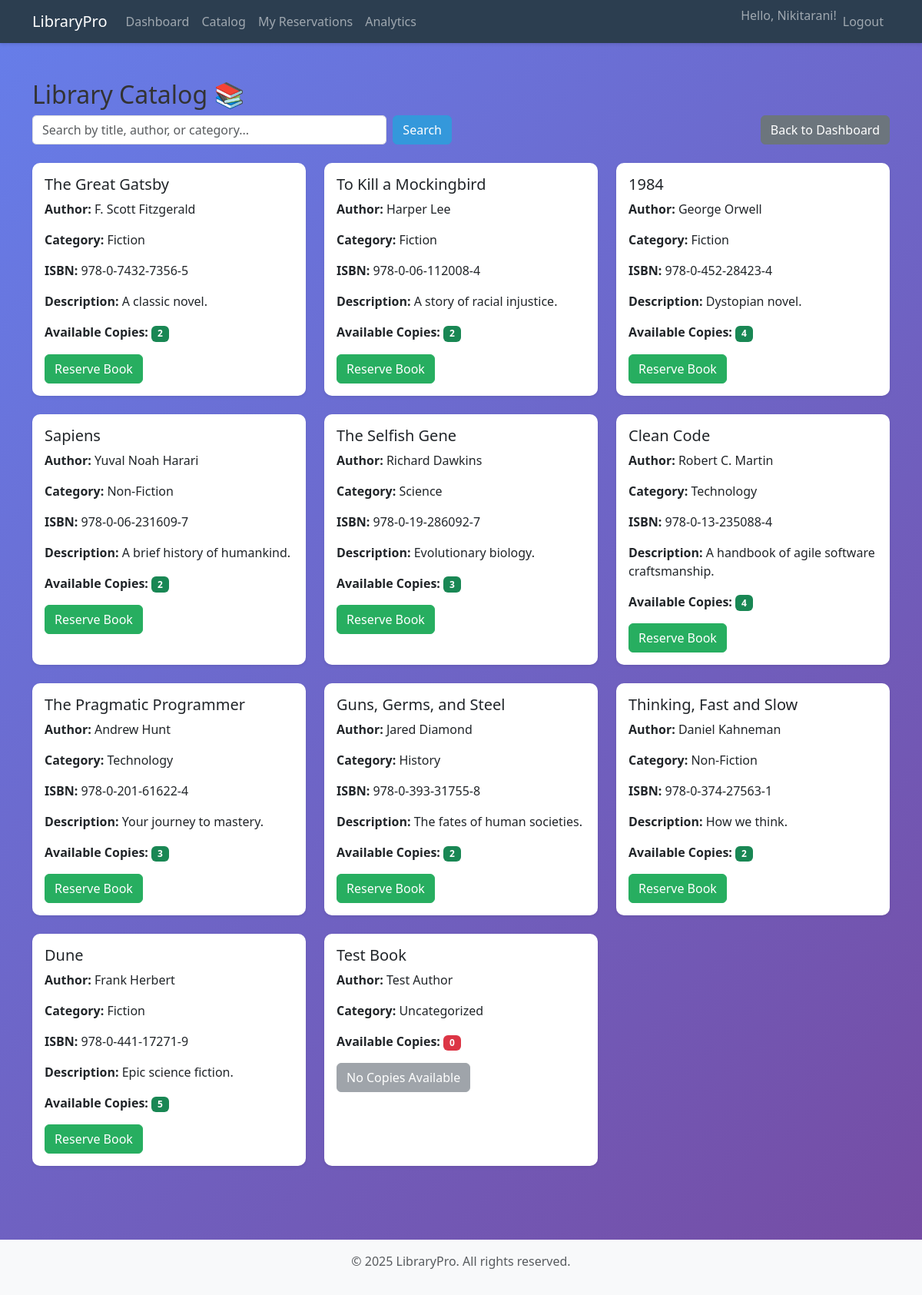
The page /books/catalog/ (signed in) on the database its author committed.
### books/models.py (models this page shows, shortened)
class Book(models.Model):
    title = models.CharField(max_length=200)
    author = models.CharField(max_length=100)
    category = models.ForeignKey(Category, on_delete=models.SET_NULL, null=True, blank=True)
    isbn = models.CharField(max_length=13, unique=True, blank=True)
    description = models.TextField(blank=True, null=True, default='')
    total_copies = models.PositiveIntegerField(default=1)
    available_copies = models.PositiveIntegerField(default=1)

class Category(models.Model):
    name = models.CharField(max_length=100)

### books/views.py (the view)
# urls.py: path('catalog/', views.catalog, name='catalog'),
@login_required
def catalog(request):
    query = request.GET.get('q')
    books = Book.objects.all()
    if query:
        books = books.filter(
            Q(title__icontains=query) |
            Q(author__icontains=query) |
            Q(category__name__icontains=query)
        )
    return render(request, 'books/catalog.html', {'books': books})

### books/templates/books/catalog.html (shortened to what this page needs)
{% extends 'books/base.html' %}
{% block content %}
<div class="py-4">
    <h2>Library Catalog 📚</h2>
    <div class="row mb-4">
        <div class="col-md-6">
            <form method="get" class="d-flex">
                <input type="text" name="q" class="form-control me-2" placeholder="Search by title, author, or category..." value="{{ request.GET.q }}">
                <button type="submit" class="btn btn-primary">Search</button>
            </form>
        </div>
        <div class="col-md-6 text-end">
            <a href="{% url 'dashboard' %}" class="btn btn-secondary">Back to Dashboard</a>
        </div>
    </div>
    {% if books %}
        <div class="row">
            {% for book in books %}
                <div class="col-md-4 mb-4">
                    <div class="card h-100 shadow-sm">
                        <div class="card-body">
                            <h5 class="card-title">{{ book.title }}</h5>
                            <p class="card-text"><strong>Author:</strong> {{ book.author }}</p>
                            <p class="card-text"><strong>Category:</strong> {{ book.category.name|default:"Uncategorized" }}</p>
                            {% if book.isbn %}
                                <p class="card-text"><strong>ISBN:</strong> {{ book.isbn }}</p>
                            {% endif %}
                            {% if book.description %}
                                <p class="card-text"><strong>Description:</strong> {{ book.description|truncatewords:20 }}</p>
                            {% endif %}
                            <p class="card-text"><strong>Available Copies:</strong>
                                <span class="badge {% if book.available_copies > 0 %}bg-success{% else %}bg-danger{% endif %}">
                                    {{ book.available_copies }}
                                </span>
                            </p>
                            {% if book.available_copies > 0 %}
                                <a href="{% url 'reserve_book' book.id %}" class="btn btn-success">Reserve Book</a>
                            {% else %}
                                <button class="btn btn-secondary" disabled>No Copies Available</button>
                            {% endif %}
                        </div>
                    </div>
                </div>
            {% endfor %}
        </div>
    {% else %}
        <div class="alert alert-info">
            <h4>No books found.</h4>
            <p>Try adjusting your search terms or <a href="{% url 'catalog' %}">view all books</a>.</p>
        </div>
    {% endif %}
</div>
{% endblock %}

### books/templates/books/base.html (shortened to what this page needs)
{% load static %}
<!DOCTYPE html>
<html lang="en">
<head>
    <link href="https://cdn.jsdelivr.net/npm/bootstrap@5.3.0/dist/css/bootstrap.min.css" rel="stylesheet">
    <link rel="stylesheet" href="{% static 'css/style.css' %}">
</head>
<body>
    <nav class="navbar navbar-expand-lg navbar-dark bg-primary">
        <div class="container">
            <a class="navbar-brand" href="{% url 'home' %}">LibraryPro</a>
            <div class="collapse navbar-collapse" id="navbarNav">
                <ul class="navbar-nav me-auto">
                    {% if user.is_authenticated %}
                        <li class="nav-item"><a class="nav-link" href="{% url 'dashboard' %}">Dashboard</a></li>
                        <li class="nav-item"><a class="nav-link" href="{% url 'catalog' %}">Catalog</a></li>
                        <li class="nav-item"><a class="nav-link" href="{% url 'my_reservations' %}">My Reservations</a></li>
                        <li class="nav-item"><a class="nav-link" href="{% url 'analytics' %}">Analytics</a></li>
                    {% endif %}
                </ul>
                <ul class="navbar-nav">
                    {% if user.is_authenticated %}
                        <li class="nav-item"><span class="navbar-text">Hello, {{ user.username }}!</span></li>
                        <li class="nav-item"><a class="nav-link" href="{% url 'logout' %}">Logout</a></li>
                    {% else %}
                        <li class="nav-item"><a class="nav-link" href="{% url 'login' %}">Login</a></li>
                        <li class="nav-item"><a class="nav-link" href="{% url 'signup' %}">Signup</a></li>
                    {% endif %}
                </ul>
            </div>
        </div>
    </nav>
    <div class="container mt-4">
        {% block content %}{% endblock %}
    </div>
    <footer class="bg-light text-center text-muted mt-5 py-3">
        <p>&copy; 2025 LibraryPro. All rights reserved.</p>
    </footer>
</body>
</html>

### static/css/style.css (style rules this page uses)
body { font-family: 'Segoe UI', Tahoma, Geneva, Verdana, sans-serif; background: linear-gradient(135deg, #667eea 0%, #764ba2 100%); min-height: 100vh; margin: 0; padding: 0; color: #333; }
.navbar { background-color: #2c3e50 !important; box-shadow: 0 2px 4px rgba(0,0,0,0.1); }
.card { border: none; border-radius: 10px; box-shadow: 0 4px 6px rgba(0,0,0,0.1); transition: transform 0.2s; }
.btn-primary { background-color: #3498db; border-color: #3498db; }
.btn-success { background-color: #27ae60; border-color: #27ae60; }
footer { background-color: #34495e; color: white; padding: 20px 0; margin-top: 50px; }
.form-control { border-radius: 5px; border: 1px solid #ddd; }
.badge.bg-danger { animation: pulse 2s infinite; }

### rows shown on the page
Book: title "The Great Gatsby", author "F. Scott Fitzgerald", category.name "Fiction", isbn "978-0-7432-7356-5", description "A classic novel.", available_copies "2", shows "Reserve Book"
Book: title "To Kill a Mockingbird", author "Harper Lee", category.name "Fiction", isbn "978-0-06-112008-4", description "A story of racial injustice.", available_copies "2", shows "Reserve Book"
Book: title "1984", author "George Orwell", category.name "Fiction", isbn "978-0-452-28423-4", description "Dystopian novel.", available_copies "4", shows "Reserve Book"
Book: title "Sapiens", author "Yuval Noah Harari", category.name "Non-Fiction", isbn "978-0-06-231609-7", description "A brief history of humankind.", available_copies "2", shows "Reserve Book"
Book: title "The Selfish Gene", author "Richard Dawkins", category.name "Science", isbn "978-0-19-286092-7", description "Evolutionary biology.", available_copies "3", shows "Reserve Book"
Book: title "Clean Code", author "Robert C. Martin", category.name "Technology", isbn "978-0-13-235088-4", description "A handbook of agile software craftsmanship.", available_copies "4", shows "Reserve Book"
Book: title "The Pragmatic Programmer", author "Andrew Hunt", category.name "Technology", isbn "978-0-201-61622-4", description "Your journey to mastery.", available_copies "3", shows "Reserve Book"
Book: title "Guns, Germs, and Steel", author "Jared Diamond", category.name "History", isbn "978-0-393-31755-8", description "The fates of human societies.", available_copies "2", shows "Reserve Book"
Book: title "Thinking, Fast and Slow", author "Daniel Kahneman", category.name "Non-Fiction", isbn "978-0-374-27563-1", description "How we think.", available_copies "2", shows "Reserve Book"
Book: title "Dune", author "Frank Herbert", category.name "Fiction", isbn "978-0-441-17271-9", description "Epic science fiction.", available_copies "5", shows "Reserve Book"
Book: title "Test Book", author "Test Author", category.name "Uncategorized", available_copies "0", shows "No Copies Available"

### other values the page prints
{{ user.username }} "Nikitarani"
